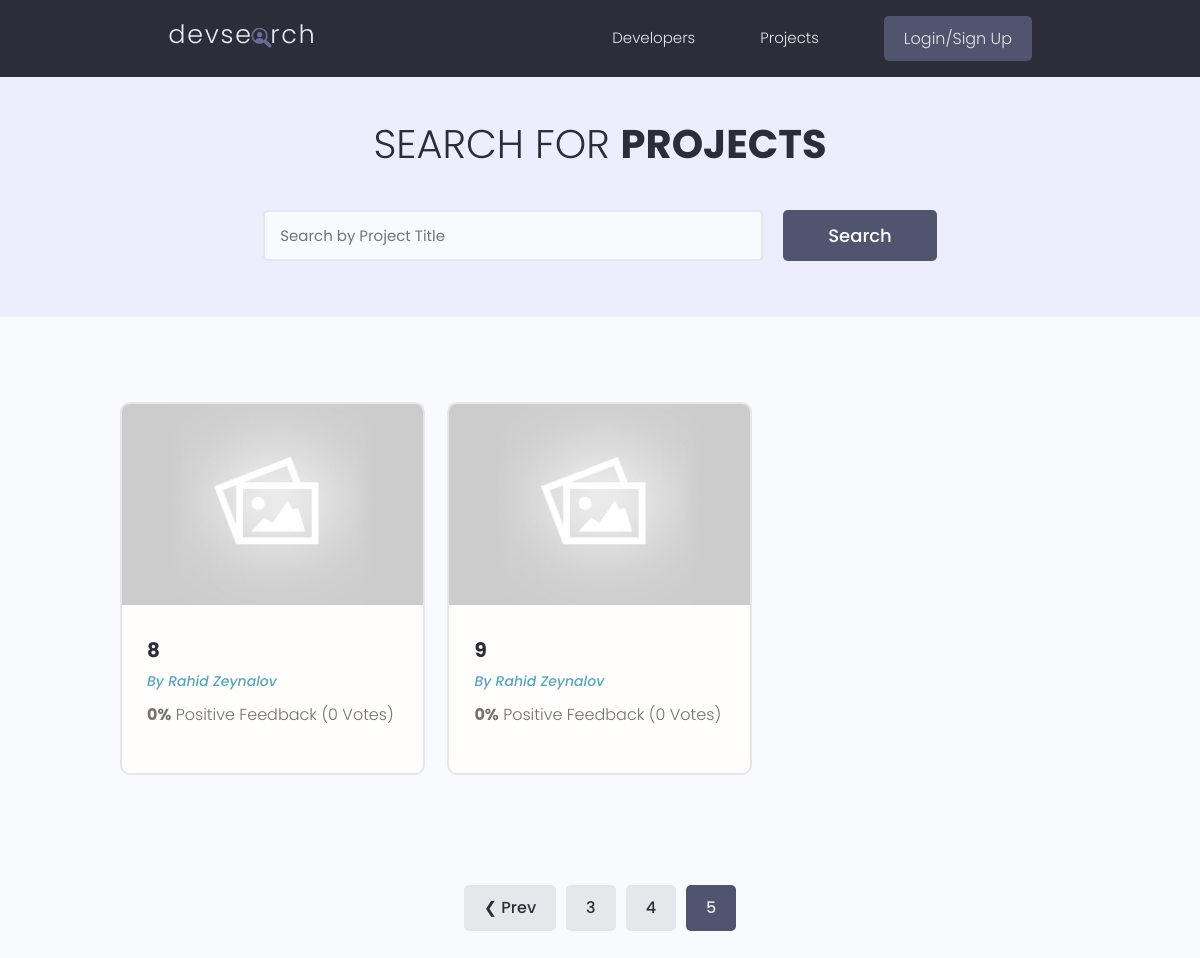
Page /projects/?page=5 on the earlier database version.
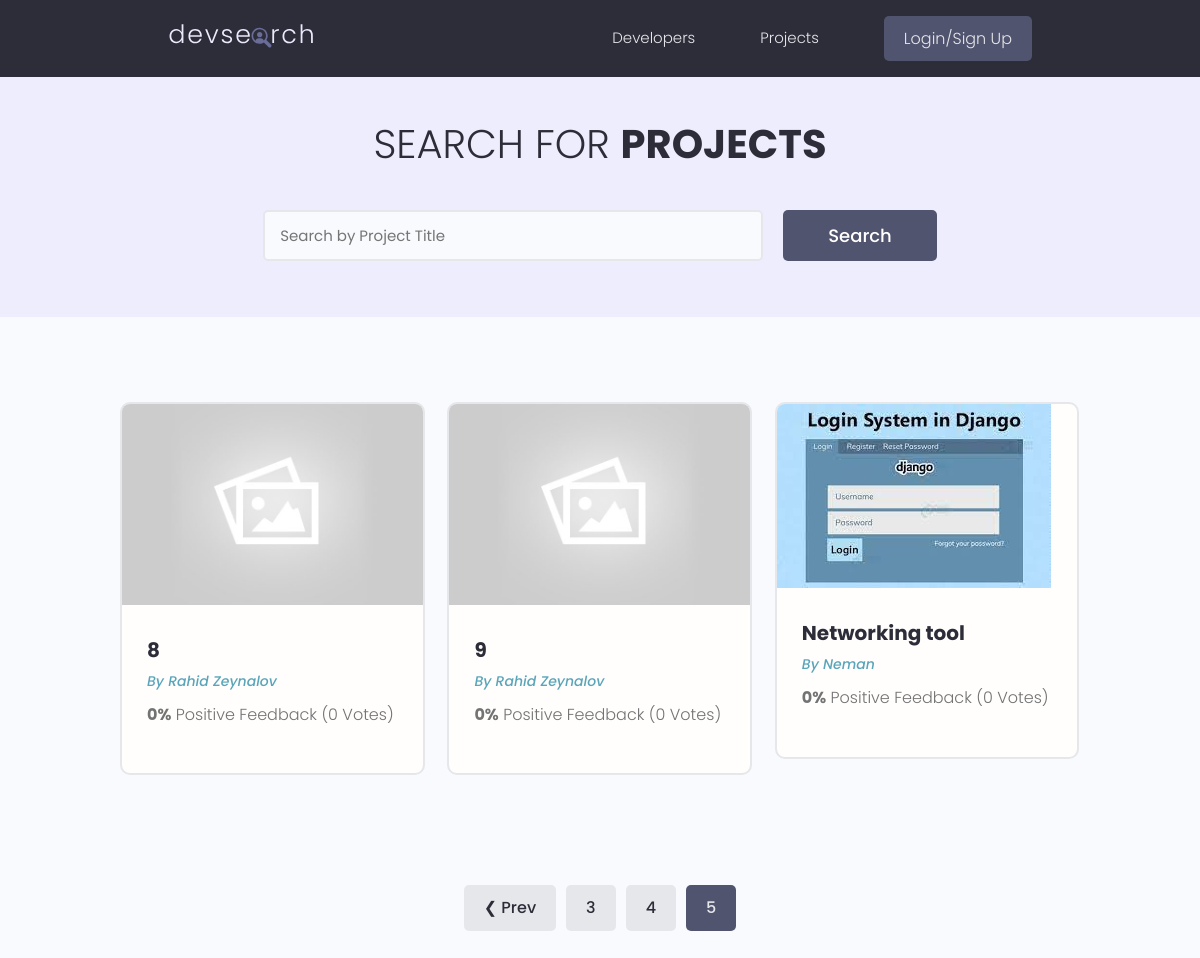
Same page on the later database version.
### projects/models.py (models this page shows, shortened)
class Project(models.Model):
    owner = models.ForeignKey(Profile, null=True, blank=True, on_delete=models.SET_NULL)
    title = models.CharField(max_length=200)
    description = models.TextField(null=True, blank=True)
    featured_image = models.ImageField(null=True, blank=True, default='default.jpg')
    demo_link = models.CharField(max_length=2000, null=True, blank=True)
    source_link = models.CharField(max_length=2000, null=True, blank=True)
    tags = models.ManyToManyField(Tag, blank=True)
    vote_total = models.IntegerField(default=0, null=True, blank=True)
    vote_ratio = models.IntegerField(default=0, null=True, blank=True)
    created = models.DateTimeField(auto_now_add=True, null=True, blank=True)
    id = models.UUIDField(default=uuid.uuid4, unique=True, primary_key=True, editable=False)
    class Meta:
        ordering = ['created']

### users/models.py (models this page shows, shortened)
class Profile(models.Model):
    user = models.OneToOneField(User, on_delete=models.CASCADE, null=True, blank=True)
    name = models.CharField(max_length=150, null=True, blank=True)
    email = models.EmailField(max_length=150, null=True, blank=True)
    username = models.CharField(max_length=150, null=True, blank=True)
    location = models.CharField(max_length=150, null=True, blank=True)
    short_intro = models.CharField(max_length=200, null=True, blank=True)
    bio = models.TextField(null=True, blank=True)
    profile_image = models.ImageField(null=True, blank=True, upload_to='profiles/', default="profiles/users-default.png")
    social_github = models.CharField(max_length=150, null=True, blank=True)
    social_stackoverflow = models.CharField(max_length=150, null=True, blank=True)
    social_linkedin = models.CharField(max_length=150, null=True, blank=True)
    social_youtube = models.CharField(max_length=150, null=True, blank=True)
    social_medium = models.CharField(max_length=150, null=True, blank=True)
    created = models.DateTimeField(auto_now_add=True, null=True, blank=True)
    id = models.UUIDField(default=uuid.uuid4, unique=True, primary_key=True, editable=False)
    class Meta:
        ordering =['created']

### projects/views.py (the view)
# urls.py: path('projects/', include('projects.urls')),
def projects(request):
    projects, search_query = searchProject(request)
    custome_range, projects = paginateProjects(request, projects, 3)
    context = {'projects':projects, 'search_query':search_query, 'custome_range':custome_range}
    return render(request,'projects/projects.html', context=context)

### projects/utils.py (called while the page is built)
def searchProject(request):
    search_query = ''
    if request.GET.get('search_query'):
        search_query = request.GET.get('search_query')
    projects = Project.objects.distinct().filter(
        Q(title__icontains=search_query) |
        Q(description__icontains=search_query) |
        Q(owner__name__icontains=search_query) |
        Q(tags__name__icontains=search_query)
        )
    return projects, search_query

### projects/templates/projects/projects.html (shortened to what this page needs)
{% extends 'main.html' %}
{% block content %}
<main class="projects">
    <section class="hero-section text-center">
        <div class="container container--narrow">
            <div class="hero-section__box">
                <h2>Search for <span>Projects</span></h2>
            </div>
            <div class="hero-section__search">
                <form id="searchForm" class="form" action="{% url 'projects' %}" method="get">
                    <div class="form__field">
                        <input class="input input--text" id="formInput#search" type="text" name="search_query"
                            value="{{search_query}}" placeholder="Search by Project Title" />
                    </div>
                    <input class="btn btn--sub btn--lg" type="submit" value="Search" />
                </form>
            </div>
        </div>
    </section>
    <section class="projectsList">
        <div class="container">
            <div class="grid grid--three">
                {% for project in projects %}
                <div class="column">
                    <div class="card project">
                        <a href="{% url 'project' project.id %}" class="project">
                            <img class="project__thumbnail" src="{{project.featured_image.url}}"
                                alt="project thumbnail" />
                            <div class="card__body">
                                <h3 class="project__title">{{project.title}}</h3>
                                <p><a class="project__author" href="{% url 'user-profile' project.owner.id %}">By {{project.owner.name}}</a></p>
                                <p class="project--rating">
                                    <span style="font-weight: bold;">{{project.vote_ratio}}%</span> Positive
                                    Feedback ({{project.vote_total}} Vote{{project.vote_total|pluralize:"s"}})
                                </p>
                            </div>
                        </a>
                    </div>
                </div>
                {% endfor %}
            </div>
        </div>
    </section>
    {% include "pagination.html" with queryset=projects custome_range=custome_range %}
</main>
{% endblock content %}

Differences in the rows shown:
added Project: featured_image (picture), title "Networking tool", owner.name "Neman", vote_ratio "0", vote_total "0"
